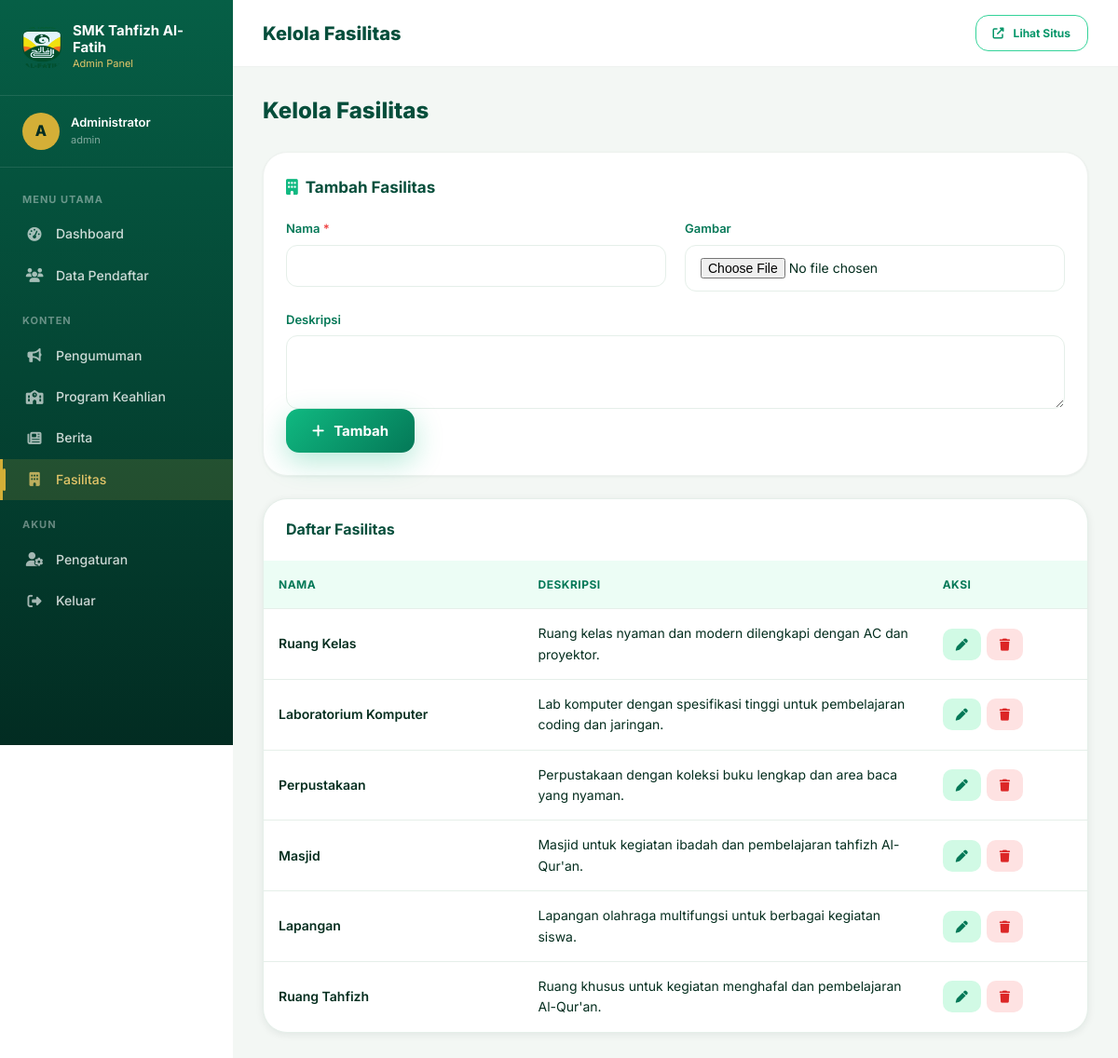
The app's page /admin/fasilitas.php (signed in) with its own data.
### tables this page shows
CREATE TABLE IF NOT EXISTS fasilitas (
  id INT AUTO_INCREMENT PRIMARY KEY,
  nama VARCHAR(150) NOT NULL,
  deskripsi TEXT,
  gambar VARCHAR(255),
  created_at TIMESTAMP DEFAULT CURRENT_TIMESTAMP
);

### includes/auth.php (called while the page is built, shortened)
<?php
require_once __DIR__ . '/db.php';
function is_logged_in() {
    return isset($_SESSION['admin_id']);
}
function current_admin() {
    $stmt = db()->prepare("SELECT id, email, username, name FROM admin WHERE id = ?");
    $stmt->execute([$_SESSION['admin_id']]);
    return $stmt->fetch();
}

### includes/db.php (called while the page is built, shortened)
<?php
function db() {
    static $pdo = null;
    if ($pdo === null) {
        try {
            $dsn = 'mysql:host=' . DB_HOST . ';dbname=' . DB_NAME . ';charset=utf8mb4';
            $pdo = new PDO($dsn, DB_USER, DB_PASS, [
                PDO::ATTR_ERRMODE => PDO::ERRMODE_EXCEPTION,
                PDO::ATTR_DEFAULT_FETCH_MODE => PDO::FETCH_ASSOC,
                PDO::ATTR_EMULATE_PREPARES => false,
            ]);
        } catch (PDOException $e) {
            http_response_code(500);
            die('Koneksi database gagal. Pastikan MySQL berjalan dan database telah dibuat. Error: ' . htmlspecialchars($e->getMessage()));
        }
    }
    return $pdo;
}

### includes/functions.php (called while the page is built, shortened)
<?php
function e($value) {
    return htmlspecialchars($value ?? '', ENT_QUOTES, 'UTF-8');
}

### admin/fasilitas.php (the view, shortened to what this page needs)
<?php
$activeMenu = 'fasilitas';
$pageTitle = 'Kelola Fasilitas';
require_once __DIR__ . '/includes/admin_header.php';
$pdo = db();
$items = $pdo->query("SELECT * FROM fasilitas ORDER BY id")->fetchAll();
?>
<div class="page-heading"><div><h1>Kelola Fasilitas</h1></div></div>
<div class="admin-card">
    <div class="card-head"><h3><i class="fas fa-building" style="color:var(--forest-500);margin-right:8px;"></i>Tambah Fasilitas</h3></div>
    <form method="POST" enctype="multipart/form-data">
        <div class="form-grid">
            <div class="form-group"><label class="form-label">Nama <span class="req">*</span></label><input class="form-control" name="nama" required></div>
            <div class="form-group"><label class="form-label">Gambar</label><input class="form-control" type="file" name="gambar" accept=".jpg,.jpeg,.png,.webp"></div>
            <div class="form-group full"><label class="form-label">Deskripsi</label><textarea class="form-control" name="deskripsi" rows="3"></textarea></div>
        </div>
        <button type="submit" class="btn btn-green"><i class="fas fa-plus"></i> Tambah</button>
    </form>
</div>
<div class="table-card">
    <div class="table-header"><h3 style="font-size:16px;color:var(--forest-900);">Daftar Fasilitas</h3></div>
    <?php if (empty($items)): ?><div class="empty-state"><h3>Belum Ada Fasilitas</h3></div>
    <?php else: ?>
    <div class="table-wrap">
        <table class="data-table">
            <thead><tr><th>Nama</th><th>Deskripsi</th><th>Aksi</th></tr></thead>
            <tbody>
            <?php foreach ($items as $it): ?>
                <tr>
                    <td class="nama-cell"><?php echo e($it['nama']); ?></td>
                    <td style="max-width:300px;"><?php echo e($it['deskripsi']); ?></td>
                    <td>
                        <div style="display:flex;gap:6px;">
                            <button class="action-btn action-green" onclick="editFasilitas(<?php echo $it['id']; ?>)"><i class="fas fa-pen"></i></button>
                            <form method="POST" onsubmit="return confirm('Hapus fasilitas ini?');">
                                <button type="submit" class="action-btn action-red"><i class="fas fa-trash"></i></button>
                            </form>
                        </div>
                    </td>
                </tr>
            <?php endforeach; ?>
            </tbody>
        </table>
    </div>
    <?php endif; ?>
</div>
<?php require_once __DIR__ . '/includes/admin_footer.php'; ?>

### admin/includes/admin_header.php (shortened to what this page needs)
<?php
require_once __DIR__ . '/../../includes/db.php';
require_once __DIR__ . '/../../includes/functions.php';
require_once __DIR__ . '/../../includes/auth.php';
$admin = current_admin();
?>
<!DOCTYPE html>
<html lang="id">
<head>
    <link rel="stylesheet" href="https://cdnjs.cloudflare.com/ajax/libs/font-awesome/6.5.1/css/all.min.css">
    <link rel="stylesheet" href="<?php echo SITE_URL; ?>assets/css/style.css">
    <link rel="stylesheet" href="<?php echo SITE_URL; ?>assets/css/pages.css">
    <link rel="stylesheet" href="<?php echo SITE_URL; ?>admin/assets/admin.css">
</head>
<body>
<div class="admin-layout">
    <aside class="sidebar" id="sidebar">
        <div class="sb-brand">
            <img src="<?php echo SITE_URL; ?>assets/img/logo.png" alt="Logo">
            <div>
                <div class="t"><?php echo SCHOOL_NAME; ?></div>
                <div class="s">Admin Panel</div>
            </div>
        </div>
        <div class="sb-user">
            <div class="avatar"><?php echo strtoupper(mb_substr($admin['name'] ?? 'A', 0, 1)); ?></div>
            <div>
                <div class="name"><?php echo e($admin['name'] ?? 'Administrator'); ?></div>
                <div class="role"><?php echo e($admin['username'] ?? 'admin'); ?></div>
            </div>
        </div>
        <nav class="sb-menu">
            <div class="sb-menu-group">
                <div class="sb-menu-tag">Menu Utama</div>
                <a href="<?php echo SITE_URL; ?>admin/dashboard.php" class="<?php echo $activeMenu === 'dashboard' ? 'active' : ''; ?>"><i class="fas fa-gauge-high"></i> Dashboard</a>
                <a href="<?php echo SITE_URL; ?>admin/pendaftar.php" class="<?php echo $activeMenu === 'pendaftar' ? 'active' : ''; ?>"><i class="fas fa-users"></i> Data Pendaftar
                </a>
            </div>
            <div class="sb-menu-group">
                <div class="sb-menu-tag">Konten</div>
                <a href="<?php echo SITE_URL; ?>admin/pengumuman.php" class="<?php echo $activeMenu === 'pengumuman' ? 'active' : ''; ?>"><i class="fas fa-bullhorn"></i> Pengumuman</a>
                <a href="<?php echo SITE_URL; ?>admin/program.php" class="<?php echo $activeMenu === 'program' ? 'active' : ''; ?>"><i class="fas fa-school"></i> Program Keahlian</a>
                <a href="<?php echo SITE_URL; ?>admin/berita.php" class="<?php echo $activeMenu === 'berita' ? 'active' : ''; ?>"><i class="fas fa-newspaper"></i> Berita</a>
                <a href="<?php echo SITE_URL; ?>admin/fasilitas.php" class="<?php echo $activeMenu === 'fasilitas' ? 'active' : ''; ?>"><i class="fas fa-building"></i> Fasilitas</a>
            </div>
            <div class="sb-menu-group">
                <div class="sb-menu-tag">Akun</div>
                <a href="<?php echo SITE_URL; ?>admin/pengaturan.php" class="<?php echo $activeMenu === 'pengaturan' ? 'active' : ''; ?>"><i class="fas fa-user-cog"></i> Pengaturan</a>
                <a href="<?php echo SITE_URL; ?>admin/logout.php" onclick="return confirm('Yakin ingin keluar?');"><i class="fas fa-right-from-bracket"></i> Keluar</a>
            </div>
        </nav>
    </aside>
    <main class="admin-main">
        <div class="admin-topbar">
            <div style="display:flex;align-items:center;gap:14px;">
                <div class="page-title"><?php echo e($pageTitle ?? 'Dashboard'); ?></div>
            </div>
            <div class="top-actions">
                <a href="<?php echo SITE_URL; ?>" target="_blank" class="btn btn-outline-green btn-sm" style="font-size:12px;"><i class="fas fa-external-link-alt"></i> Lihat Situs</a>
            </div>
        </div>
        <div class="admin-content">

### admin/includes/admin_footer.php (shortened to what this page needs)
        </div>
    </main>
</div>
</body>
</html>

### assets/css/style.css (style rules this page uses)
:root { --forest-50: #ecfdf5; --forest-100: #d1fae5; --forest-200: #a7f3d0; --forest-300: #6ee7b7; --forest-400: #34d399; --forest-500: #10b981; --forest-600: #059669; --forest-700: #047857; --forest-800: #065f46; --forest-900: #064e3b; --forest-950: #022c22; --gold-400: #e3c669; --gold-500: #d4af37; --gold-600: #b8962c; --gold-700: #9a7c1f; --white: #ffffff; --text-dark: #052e1f; --text-gray: #4b5d55; --border: #e5efe9; --shadow-sm: 0 2px 8px rgba(2, 44, 34, 0.08); --shadow-md: 0 8px 24px rgba(2, 44, 34, 0.12); --shadow-lg: 0 20px 48px rgba(2, 44, 34, 0.16); --shadow-gold: 0 10px 30px rgba(212, 175, 55, 0.35); --radius: 18px; --radius-lg: 26px; --radius-sm: 12px; }
* { margin: 0; padding: 0; box-sizing: border-box; }
html { scroll-behavior: smooth; }
body { font-family: 'Inter', -apple-system, system-ui, sans-serif; color: var(--text-dark); background: var(--white); line-height: 1.6; overflow-x: hidden; }
img { max-width: 100%; display: block; }
a { text-decoration: none; color: inherit; }
button { font-family: inherit; cursor: pointer; border: none; background: none; }
input, select, textarea { font-family: inherit; }
.btn { display: inline-flex; align-items: center; justify-content: center; gap: 10px; padding: 14px 28px; border-radius: 14px; font-weight: 700; font-size: 15px; transition: all 0.3s ease; cursor: pointer; border: none; }
.btn i { transition: transform 0.3s ease; }
.btn-green { background: linear-gradient(135deg, var(--forest-500), var(--forest-700)); color: #fff; box-shadow: 0 10px 30px rgba(16, 185, 129, 0.3); }
.btn-outline-green { background: transparent; color: var(--forest-600); border: 1.5px solid var(--forest-400); }
.btn-sm { padding: 9px 18px; font-size: 13px; }
.btn { position: relative; overflow: hidden; }

### assets/css/pages.css (style rules this page uses)
body { opacity: 0; animation: pageInFade 0.6s ease 0.1s forwards; }
.form-grid { display: grid; grid-template-columns: 1fr 1fr; gap: 20px; }
.form-group { display: flex; flex-direction: column; }
.form-group.full { grid-column: 1 / -1; }
.form-label { font-size: 13px; font-weight: 600; color: var(--forest-700); margin-bottom: 7px; }
.form-label .req { color: #ef4444; }
.form-control { width: 100%; padding: 13px 16px; border: 1px solid var(--border); border-radius: 12px; font-size: 14px; color: var(--text-dark); background: #fff; transition: border-color 0.3s ease, box-shadow 0.3s ease; }
textarea.form-control { resize: vertical; }
.table-wrap { overflow-x: auto; }
table.data-table { width: 100%; border-collapse: collapse; min-width: 760px; }
.data-table thead th { background: var(--forest-50); color: var(--forest-700); text-align: left; font-size: 12px; text-transform: uppercase; letter-spacing: 0.5px; font-weight: 700; padding: 16px; white-space: nowrap; }
.data-table tbody td { padding: 15px 16px; font-size: 14px; border-top: 1px solid var(--border); color: var(--text-dark); }
.data-table .nama-cell { font-weight: 600; }
.table-card { background: #fff; border-radius: var(--radius-lg); border: 1px solid var(--border); box-shadow: var(--shadow-sm); overflow: hidden; }
.table-card .table-header { padding: 20px 24px; display: flex; justify-content: space-between; align-items: center; flex-wrap: wrap; gap: 12px; }
.action-btn { padding: 9px 14px; border-radius: 10px; font-size: 13px; font-weight: 600; transition: all 0.3s ease; }
.action-green { background: var(--forest-100); color: var(--forest-700); }
.action-red { background: #fee2e2; color: #dc2626; }

### records on screen
fasilitas: nama "Ruang Kelas", deskripsi "Ruang kelas nyaman dan modern dilengkapi dengan AC dan proyektor."
fasilitas: nama "Laboratorium Komputer", deskripsi "Lab komputer dengan spesifikasi tinggi untuk pembelajaran coding dan jaringan."
fasilitas: nama "Perpustakaan", deskripsi "Perpustakaan dengan koleksi buku lengkap dan area baca yang nyaman."
fasilitas: nama "Masjid", deskripsi "Masjid untuk kegiatan ibadah dan pembelajaran tahfizh Al-Qur'an."
fasilitas: nama "Lapangan", deskripsi "Lapangan olahraga multifungsi untuk berbagai kegiatan siswa."
fasilitas: nama "Ruang Tahfizh", deskripsi "Ruang khusus untuk kegiatan menghafal dan pembelajaran Al-Qur'an."

### other values on screen
SCHOOL_NAME "SMK Tahfizh Al-Fatih"
mb_substr($admin['name'] ?? 'A', 0, 1) "A"
$admin['name'] "Administrator"
$admin['username'] "admin"
$pageTitle "Kelola Fasilitas"
